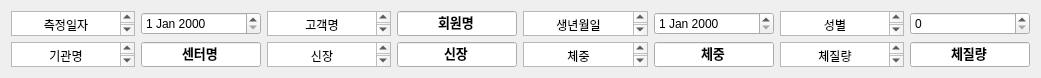
   <widget class="QWidget" name="">
    <property name="geometry">
     <rect>
      <x>10</x>
      <y>10</y>
      <width>1041</width>
      <height>61</height>
     </rect>
    </property>
    <layout class="QGridLayout" name="gridLayout_4">
     <item row="0" column="0">
      <widget class="QTextBrowser" name="textBrowser">
       <property name="minimumSize">
        <size>
         <width>100</width>
         <height>20</height>
        </size>
       </property>
       <property name="html">
        <string>&lt;!DOCTYPE HTML PUBLIC &quot;-//W3C//DTD HTML 4.0//EN&quot; &quot;http://www.w3.org/TR/REC-html40/strict.dtd&quot;&gt;
&lt;html&gt;&lt;head&gt;&lt;meta name=&quot;qrichtext&quot; content=&quot;1&quot; /&gt;&lt;style type=&quot;text/css&quot;&gt;
p, li { white-space: pre-wrap; }
&lt;/style&gt;&lt;/head&gt;&lt;body style=&quot; font-family:'Gulim'; font-size:9pt; font-weight:400; font-style:normal;&quot;&gt;
&lt;p align=&quot;center&quot; style=&quot; margin-top:0px; margin-bottom:0px; margin-left:0px; margin-right:0px; -qt-block-indent:0; text-indent:0px;&quot;&gt;측정일자&lt;/p&gt;&lt;/body&gt;&lt;/html&gt;</string>
       </property>
      </widget>
     </item>
     <item row="0" column="1">
      <widget class="QDateEdit" name="dateEdit"/>
     </item>
     <item row="0" column="2">
      <widget class="QTextBrowser" name="textBrowser_3">
       <property name="minimumSize">
        <size>
         <width>100</width>
         <height>20</height>
        </size>
       </property>
       <property name="html">
        <string>&lt;!DOCTYPE HTML PUBLIC &quot;-//W3C//DTD HTML 4.0//EN&quot; &quot;http://www.w3.org/TR/REC-html40/strict.dtd&quot;&gt;
&lt;html&gt;&lt;head&gt;&lt;meta name=&quot;qrichtext&quot; content=&quot;1&quot; /&gt;&lt;style type=&quot;text/css&quot;&gt;
p, li { white-space: pre-wrap; }
&lt;/style&gt;&lt;/head&gt;&lt;body style=&quot; font-family:'Gulim'; font-size:9pt; font-weight:400; font-style:normal;&quot;&gt;
&lt;p align=&quot;center&quot; style=&quot; margin-top:0px; margin-bottom:0px; margin-left:0px; margin-right:0px; -qt-block-indent:0; text-indent:0px;&quot;&gt;고객명&lt;/p&gt;&lt;/body&gt;&lt;/html&gt;</string>
       </property>
      </widget>
     </item>
     <item row="0" column="3">
      <widget class="QLineEdit" name="leCustomerName">
       <property name="minimumSize">
        <size>
         <width>120</width>
         <height>25</height>
        </size>
       </property>
       <property name="font">
        <font>
         <family>Malgun Gothic</family>
         <pointsize>10</pointsize>
         <weight>75</weight>
         <bold>true</bold>
        </font>
       </property>
       <property name="text">
        <string>회원명</string>
       </property>
       <property name="alignment">
        <set>Qt::AlignCenter</set>
       </property>
      </widget>
     </item>
     <item row="0" column="4">
      <widget class="QTextBrowser" name="textBrowser_5">
       <property name="minimumSize">
        <size>
         <width>100</width>
         <height>20</height>
        </size>
       </property>
       <property name="html">
        <string>&lt;!DOCTYPE HTML PUBLIC &quot;-//W3C//DTD HTML 4.0//EN&quot; &quot;http://www.w3.org/TR/REC-html40/strict.dtd&quot;&gt;
&lt;html&gt;&lt;head&gt;&lt;meta name=&quot;qrichtext&quot; content=&quot;1&quot; /&gt;&lt;style type=&quot;text/css&quot;&gt;
p, li { white-space: pre-wrap; }
&lt;/style&gt;&lt;/head&gt;&lt;body style=&quot; font-family:'Gulim'; font-size:9pt; font-weight:400; font-style:normal;&quot;&gt;
&lt;p align=&quot;center&quot; style=&quot; margin-top:0px; margin-bottom:0px; margin-left:0px; margin-right:0px; -qt-block-indent:0; text-indent:0px;&quot;&gt;생년월일&lt;/p&gt;&lt;/body&gt;&lt;/html&gt;</string>
       </property>
      </widget>
     </item>
     <item row="0" column="5">
      <widget class="QDateEdit" name="dateEdit_2"/>
     </item>
     <item row="0" column="6">
      <widget class="QTextBrowser" name="textBrowser_7">
       <property name="minimumSize">
        <size>
         <width>100</width>
         <height>20</height>
        </size>
       </property>
       <property name="html">
        <string>&lt;!DOCTYPE HTML PUBLIC &quot;-//W3C//DTD HTML 4.0//EN&quot; &quot;http://www.w3.org/TR/REC-html40/strict.dtd&quot;&gt;
&lt;html&gt;&lt;head&gt;&lt;meta name=&quot;qrichtext&quot; content=&quot;1&quot; /&gt;&lt;style type=&quot;text/css&quot;&gt;
p, li { white-space: pre-wrap; }
&lt;/style&gt;&lt;/head&gt;&lt;body style=&quot; font-family:'Gulim'; font-size:9pt; font-weight:400; font-style:normal;&quot;&gt;
&lt;p align=&quot;center&quot; style=&quot; margin-top:0px; margin-bottom:0px; margin-left:0px; margin-right:0px; -qt-block-indent:0; text-indent:0px;&quot;&gt;성별&lt;/p&gt;&lt;/body&gt;&lt;/html&gt;</string>
       </property>
      </widget>
     </item>
     <item row="0" column="7">
      <widget class="QSpinBox" name="spinBox"/>
     </item>
     <item row="1" column="0">
      <widget class="QTextBrowser" name="textBrowser_2">
       <property name="minimumSize">
        <size>
         <width>100</width>
         <height>20</height>
        </size>
       </property>
       <property name="html">
        <string>&lt;!DOCTYPE HTML PUBLIC &quot;-//W3C//DTD HTML 4.0//EN&quot; &quot;http://www.w3.org/TR/REC-html40/strict.dtd&quot;&gt;
&lt;html&gt;&lt;head&gt;&lt;meta name=&quot;qrichtext&quot; content=&quot;1&quot; /&gt;&lt;style type=&quot;text/css&quot;&gt;
p, li { white-space: pre-wrap; }
&lt;/style&gt;&lt;/head&gt;&lt;body style=&quot; font-family:'Gulim'; font-size:9pt; font-weight:400; font-style:normal;&quot;&gt;
&lt;p align=&quot;center&quot; style=&quot; margin-top:0px; margin-bottom:0px; margin-left:0px; margin-right:0px; -qt-block-indent:0; text-indent:0px;&quot;&gt;기관명&lt;/p&gt;&lt;/body&gt;&lt;/html&gt;</string>
       </property>
      </widget>
     </item>
     <item row="1" column="1">
      <widget class="QLineEdit" name="leCenterName">
       <property name="minimumSize">
        <size>
         <width>120</width>
         <height>25</height>
        </size>
       </property>
       <property name="font">
        <font>
         <family>Malgun Gothic</family>
         <pointsize>10</pointsize>
         <weight>75</weight>
         <bold>true</bold>
        </font>
       </property>
       <property name="text">
        <string>센터명</string>
       </property>
       <property name="alignment">
        <set>Qt::AlignCenter</set>
       </property>
      </widget>
     </item>
     <item row="1" column="2">
      <widget class="QTextBrowser" name="textBrowser_4">
       <property name="minimumSize">
        <size>
         <width>100</width>
         <height>20</height>
        </size>
       </property>
       <property name="html">
        <string>&lt;!DOCTYPE HTML PUBLIC &quot;-//W3C//DTD HTML 4.0//EN&quot; &quot;http://www.w3.org/TR/REC-html40/strict.dtd&quot;&gt;
&lt;html&gt;&lt;head&gt;&lt;meta name=&quot;qrichtext&quot; content=&quot;1&quot; /&gt;&lt;style type=&quot;text/css&quot;&gt;
p, li { white-space: pre-wrap; }
&lt;/style&gt;&lt;/head&gt;&lt;body style=&quot; font-family:'Gulim'; font-size:9pt; font-weight:400; font-style:normal;&quot;&gt;
&lt;p align=&quot;center&quot; style=&quot; margin-top:0px; margin-bottom:0px; margin-left:0px; margin-right:0px; -qt-block-indent:0; text-indent:0px;&quot;&gt;신장&lt;/p&gt;&lt;/body&gt;&lt;/html&gt;</string>
       </property>
      </widget>
     </item>
     <item row="1" column="3">
      <widget class="QLineEdit" name="leCustomerHeight">
       <property name="minimumSize">
        <size>
         <width>120</width>
         <height>25</height>
        </size>
       </property>
       <property name="font">
        <font>
         <family>Malgun Gothic</family>
         <pointsize>10</pointsize>
         <weight>75</weight>
         <bold>true</bold>
        </font>
       </property>
       <property name="text">
        <string>신장</string>
       </property>
       <property name="alignment">
        <set>Qt::AlignCenter</set>
       </property>
      </widget>
     </item>
     <item row="1" column="4">
      <widget class="QTextBrowser" name="textBrowser_6">
       <property name="minimumSize">
        <size>
         <width>100</width>
         <height>20</height>
        </size>
       </property>
       <property name="html">
        <string>&lt;!DOCTYPE HTML PUBLIC &quot;-//W3C//DTD HTML 4.0//EN&quot; &quot;http://www.w3.org/TR/REC-html40/strict.dtd&quot;&gt;
&lt;html&gt;&lt;head&gt;&lt;meta name=&quot;qrichtext&quot; content=&quot;1&quot; /&gt;&lt;style type=&quot;text/css&quot;&gt;
p, li { white-space: pre-wrap; }
&lt;/style&gt;&lt;/head&gt;&lt;body style=&quot; font-family:'Gulim'; font-size:9pt; font-weight:400; font-style:normal;&quot;&gt;
&lt;p align=&quot;center&quot; style=&quot; margin-top:0px; margin-bottom:0px; margin-left:0px; margin-right:0px; -qt-block-indent:0; text-indent:0px;&quot;&gt;체중&lt;/p&gt;&lt;/body&gt;&lt;/html&gt;</string>
       </property>
      </widget>
     </item>
     <item row="1" column="5">
      <widget class="QLineEdit" name="leCustomerWeight">
       <property name="minimumSize">
        <size>
         <width>120</width>
         <height>25</height>
        </size>
       </property>
       <property name="font">
        <font>
         <family>Malgun Gothic</family>
         <pointsize>10</pointsize>
         <weight>75</weight>
         <bold>true</bold>
        </font>
       </property>
       <property name="text">
        <string>체중</string>
       </property>
       <property name="alignment">
        <set>Qt::AlignCenter</set>
       </property>
      </widget>
     </item>
     <item row="1" column="6">
      <widget class="QTextBrowser" name="textBrowser_8">
       <property name="minimumSize">
        <size>
         <width>100</width>
         <height>20</height>
        </size>
       </property>
       <property name="html">
        <string>&lt;!DOCTYPE HTML PUBLIC &quot;-//W3C//DTD HTML 4.0//EN&quot; &quot;http://www.w3.org/TR/REC-html40/strict.dtd&quot;&gt;
&lt;html&gt;&lt;head&gt;&lt;meta name=&quot;qrichtext&quot; content=&quot;1&quot; /&gt;&lt;style type=&quot;text/css&quot;&gt;
p, li { white-space: pre-wrap; }
&lt;/style&gt;&lt;/head&gt;&lt;body style=&quot; font-family:'Gulim'; font-size:9pt; font-weight:400; font-style:normal;&quot;&gt;
&lt;p align=&quot;center&quot; style=&quot; margin-top:0px; margin-bottom:0px; margin-left:0px; margin-right:0px; -qt-block-indent:0; text-indent:0px;&quot;&gt;체질량&lt;/p&gt;&lt;/body&gt;&lt;/html&gt;</string>
       </property>
      </widget>
     </item>
     <item row="1" column="7">
      <widget class="QLineEdit" name="leBodyMass">
       <property name="minimumSize">
        <size>
         <width>120</width>
         <height>25</height>
        </size>
       </property>
       <property name="font">
        <font>
         <family>Malgun Gothic</family>
         <pointsize>10</pointsize>
         <weight>75</weight>
         <bold>true</bold>
        </font>
       </property>
       <property name="text">
        <string>체질량</string>
       </property>
       <property name="alignment">
        <set>Qt::AlignCenter</set>
       </property>
      </widget>
     </item>
    </layout>
   </widget>
